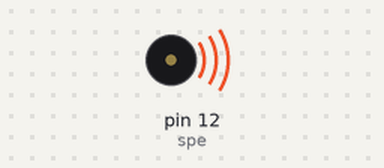
This sketch was run on a simulated Arduino Uno, built with avr-gcc and run on an emulated ATmega328P. On the bench: buzzer (waves = sounding).

Above: at 0.2 s.
Timing chart, 0 to 5.2 s (numbered marks = the images above):
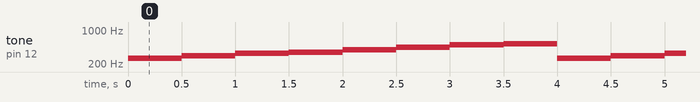

The sketch:

doremi.ino
```cpp
int spe = 12;

void setup() {
  //tone関数を使います


}

void loop() {
  tone(spe,262,500);//ド
  delay(500);
  tone(spe,294,500);//レ
  delay(500);
  tone(spe,330,500);//ミ
  delay(500);
  tone(spe,349,500);//ファ
  delay(500);
  tone(spe,392,500);//ソ
  delay(500);
  tone(spe,440,500);//ラ
  delay(500);
  tone(spe,494,500);//シ
  delay(500);
  tone(spe,523,500);//ド
  delay(500);


}
```

Measured:
- by itself, tone on pin 12 (spe): repeats every 4.0 s: 294 Hz 0.50 s, 330 Hz 0.50 s, 349 Hz 0.50 s, 392 Hz 0.50 s, 440 Hz 0.50 s, 494 Hz 0.50 s, 523 Hz 0.50 s, 262 Hz 0.50 s
